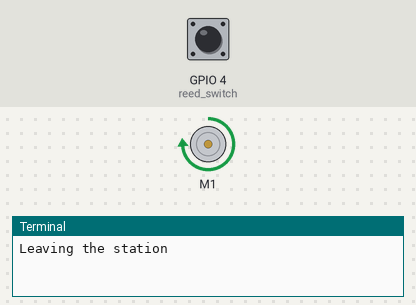
A program run on a simulated Raspberry Pi (BCM pin numbers). Parts: DC motor (green arrow = forward, orange = backward, longer = faster), the last lines printed to the terminal. The inputs (shaded band) are chosen by the test bench; at power-on: GPIO 4 (reed_switch) HIGH.

Above: at 4.2 s.
4.3 s: GPIO 4 (reed_switch) driven HIGH
6.0 s: GPIO 4 (reed_switch) pulsed LOW 2 times (0.12 s each, 0.3 s apart)
At 7.4 s:
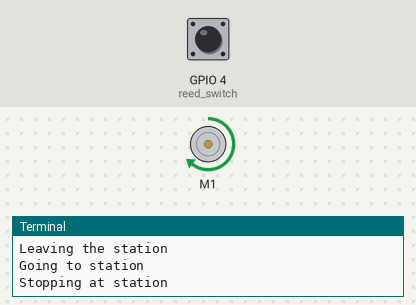
At 11.5 s:
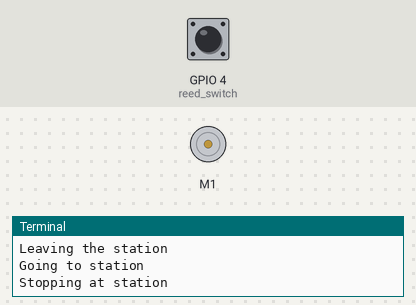
Timing chart, 0 to 13.0 s (numbered marks = the images above; inputs shaded):
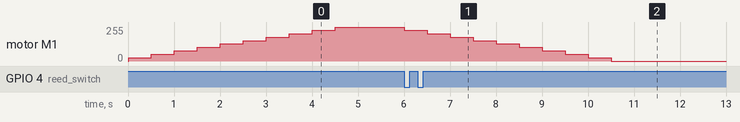

Measured:
- after the input at 6.0 s, motor M1: moves from forward 255/255 to stopped over 4.5 s, starting at once

The program:

traincontrol.py
```python
#!/usr/bin/python3
from gpiozero import Motor, Button
from time import sleep

# GPIO numbers for motor
MOTOR_PIN_FWD = 17
MOTOR_PIN_REV = 18
# GPIO pin for reed switch
REED_PIN = 4

# max speed to reduce top speed
# maximum value is 1
MAX_SPEED = 1.0
# How long to wait between speed increases
ACC_DELAY = 0.5
# How long to wait at the station
STATION_DELAY = 10

m1 = Motor (MOTOR_PIN_FWD, MOTOR_PIN_REV)
reed_switch = Button (REED_PIN)

# Go from stop to max speed
def train_speed_up (max_speed):
    speed = 0
    while speed < max_speed:
        speed += 0.1
        if speed >= 1:
            speed = 1
        m1.forward(speed)
        sleep(ACC_DELAY)

def train_slow_down (current_speed):
    speed = current_speed
    while speed > 0:
        speed -= 0.1
        if speed <= 0 :
            m1.stop()
        else:
            m1.forward(speed)
        sleep(ACC_DELAY)

# Go immediately to set speed
def train_set_speed (speed):
    m1.forward(speed)

def main():
    while True:
        print ("Leaving the station")
        # Accelerate up to full speed
        train_speed_up(MAX_SPEED)
        # wait until it triggers reed switch
        print ("Going to station")
        reed_switch.wait_for_press()
        print ("Stopping at station")
        train_slow_down(MAX_SPEED)
        sleep(STATION_DELAY)

#Run the main function when this program is run
if __name__ == "__main__":
    main()
```
